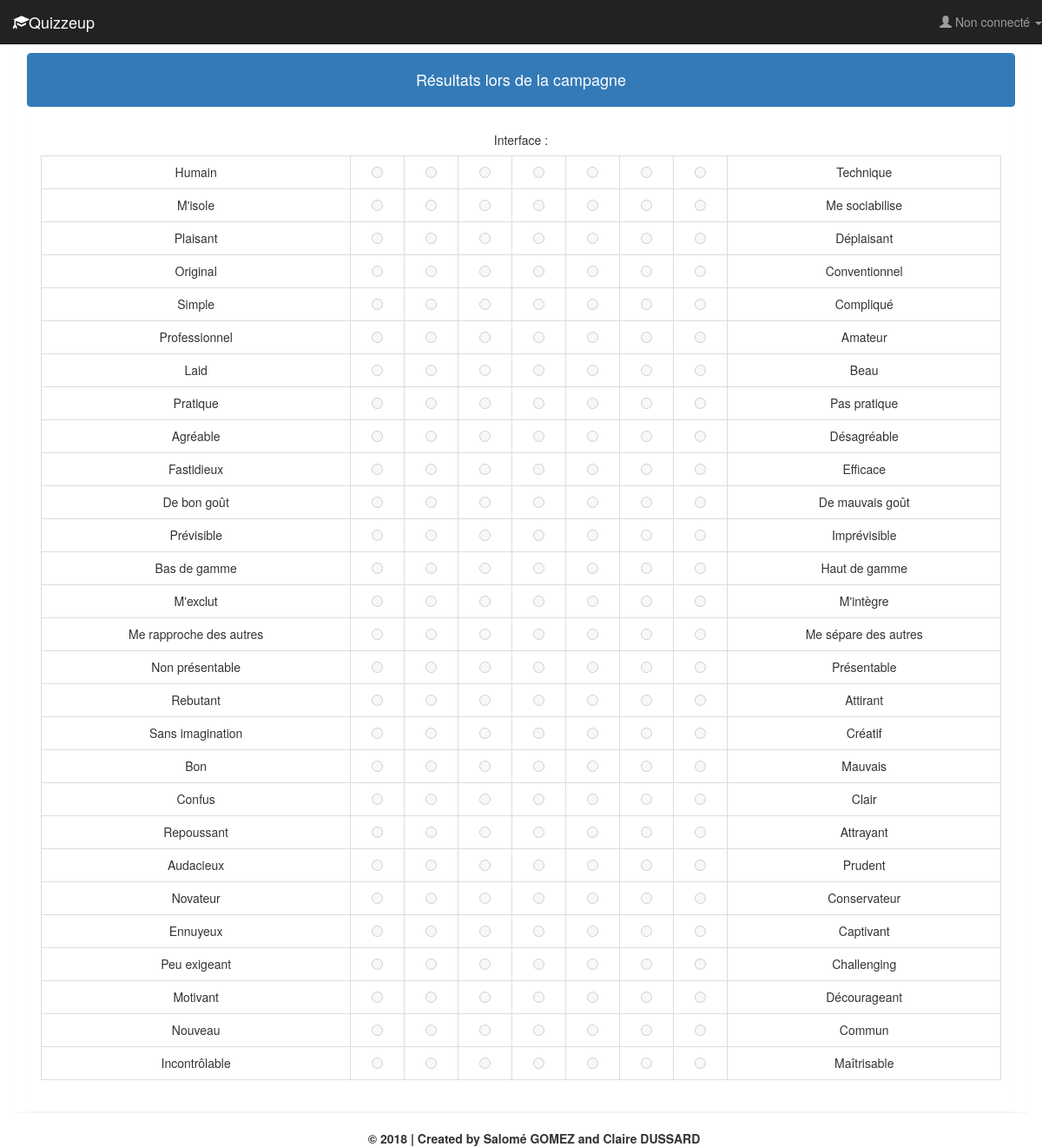
Screenshot of /resultatUtilisateur.php with the database file from the repository.
### tables this page shows
CREATE TABLE `question` (
  `id_question` int(11) UNSIGNED NOT NULL,
  `extr_g` varchar(30) NOT NULL,
  `extr_d` varchar(30) NOT NULL,
  `id_questionnaire` int(10) UNSIGNED NOT NULL,
  `type_question` varchar(3) NOT NULL,
  `ordre_passation` int(2) UNSIGNED NOT NULL,
  `sens_analyse` varchar(20) NOT NULL
);

### Includes/fonctions.php (called while the page is built, shortened)
<?php
function questionDejaRepondues($login, $id_campagne, $id_question){
    require("Includes\connect.php");
    if ($BDD) {
        $connexion2 = $BDD -> prepare("SELECT * FROM repondre WHERE login=:login AND id_campagne=:id_campagne AND id_question=:id_question" );
        $connexion2 -> bindParam(':login',$login);
        $connexion2 -> bindParam(':id_campagne',$id_campagne);
        $connexion2 -> bindParam(':id_question', $id_question);
        $connexion2 -> execute();
        $tuple2=$connexion2->fetch();
        if(isset($tuple2['id_question'])){
            return $tuple2['reponse'];
        }
        else {
            return -10;
        }
    }
}
?>

### resultatUtilisateur.php (the view, shortened to what this page needs)
<!doctype html>
<html>
    <head>
        <link href="lib/bootstrap/css/bootstrap.min.css" rel="stylesheet">
        <link href="css/style.css" rel="stylesheet">
    </head>
    <body>
        <?php include('Includes\Navigation.php');
        echo"<br>";
        echo"<br>";
        echo"<br>";
        ?>
        <div class="container">
        <div class="row">
            <div class="col-xs-12 col-md-12  text-center ">
                <div class="row">
                    <div class="col-xs-12 col-md-12  text-center panel panel-group">
                        <div class="panel  panel-primary">
                        <?php
                            require("Includes\connect.php");
                            include('Includes/fonctions.php');
                        ?>
                            <div class="panel-heading"><h4>Résultats lors de la campagne <?php echo $_POST['nom_exp']?> </h4></div>
                        </div>
                        <div class="panel panel-body">
                        <?php
                        if($_POST['type_campagne']=="comparative"){
                            $A="A";
                            $MaRequete="SELECT * FROM campagne, experience  WHERE campagne.id_exp=experience.id_exp AND experience.id_exp=:id_exp AND campagne.classe=:classe";
                            $connexion = $BDD -> prepare( $MaRequete );
                            $connexion -> bindParam(':id_exp',$_POST['id_exp']);
                            $connexion -> bindParam(':classe',$A);
                            $connexion -> execute();
                            $tuple1 = $connexion ->fetch();
                        }
                        else{
                            $MaRequete="SELECT * FROM campagne, experience  WHERE campagne.id_exp=experience.id_exp AND experience.id_exp=:id_exp AND campagne.id_campagne=:id_campagne";
                            $connexion = $BDD -> prepare( $MaRequete );
                            $connexion -> bindParam(':id_exp',$_POST['id_exp']);
                            $connexion -> bindParam(':id_campagne',$_POST['id_campagne']);
                            $connexion -> execute();
                            $tuple1 = $connexion ->fetch();
                        }
                        ?>
                            <h5 class="text-center">Interface : <?php echo $tuple1['nom_interface']?> </h4>
                            <?php
                                $MaRequete="SELECT * FROM question ORDER BY ordre_passation";
                                $connexion = $BDD -> query( $MaRequete );
                                $cmpt=0;
                            ?>
                            <form id="formulaire" method ="POST" action="resultatUtilisateur.php">
                            <table class="table table-bordered table-hover specialCollapse">
                            <?php
                            while (($tuple = $connexion ->fetch())&&($cmpt<29)){
                            $cmpt++;
                                ?>
                                <tr>
                                    <td class="text-center">
                                    <?php
                                        echo $tuple['extr_g'];
                                        echo "</td>";
                                        for ( $i=-3; $i<4; $i++){
                                            ?>
                                            <?php
                                            if ($tuple['sens_analyse']=="inverse"){
                                                if(questionDejaRepondues($_SESSION['login'], $tuple1['id_campagne'], $cmpt)==-$i){
                                                    ?>
                                                    <td>
                                                    <input type="radio" name="<?php echo $cmpt;?>" value="<?php echo -$i?>" checked="checked">
                                                    </td>
                                                <?php
                                                }
                                                else{
                                                    ?>
                                                    <td>
                                                    <input type="radio" name="<?php echo $cmpt;?>" value="<?php echo -$i?>"disabled>
                                                    </td>
                                                    <?php
                                                }
                                            }
                                                else{
                                                    if(questionDejaRepondues($_SESSION['login'], $tuple1['id_campagne'], $cmpt)==$i){
                                                        ?>
                                                        <td>
                                                        <input type="radio" name="<?php echo $cmpt;?>" value="<?php echo $i?>" checked="checked">
                                                        </td>
                                                    <?php
                                                    }
                                                    else{
                                                        ?>
                                                        <td>
                                                        <input type="radio" name="<?php echo $cmpt;?>" value="<?php echo $i?>"disabled>
                                                        </td>
                                                        <?php
                                                    }
                                                }
                                            }
                                            ?>
                                        ?><td class="text-center"><?php
                                        echo $tuple['extr_d'];
                                        echo "</td>";
                                    }
                                ?>
                                    </tr>
                                </table>
                        </div>
                    </div>
                </div>
    </body>
    </html>

### css/style.css (style rules this page uses)
td { border: 1px solid #000000; }
table { border-collapse: collapse; }
.footer { font-weight:bold; }

### rows the page displays
question: extr_g "Humain", extr_d "Technique"
question: extr_g "M'isole", extr_d "Me sociabilise"
question: extr_g "Plaisant", extr_d "Déplaisant"
question: extr_g "Original", extr_d "Conventionnel"
question: extr_g "Simple", extr_d "Compliqué"
question: extr_g "Professionnel", extr_d "Amateur"
question: extr_g "Laid", extr_d "Beau"
question: extr_g "Pratique", extr_d "Pas pratique"
question: extr_g "Agréable", extr_d "Désagréable"
question: extr_g "Fastidieux", extr_d "Efficace"
question: extr_g "De bon goût", extr_d "De mauvais goût"
question: extr_g "Prévisible", extr_d "Imprévisible"
question: extr_g "Bas de gamme", extr_d "Haut de gamme"
question: extr_g "M'exclut", extr_d "M'intègre"
question: extr_g "Me rapproche des autres", extr_d "Me sépare des autres"
question: extr_g "Non présentable", extr_d "Présentable"
question: extr_g "Rebutant", extr_d "Attirant"
question: extr_g "Sans imagination", extr_d "Créatif"
question: extr_g "Bon", extr_d "Mauvais"
question: extr_g "Confus", extr_d "Clair"
question: extr_g "Repoussant", extr_d "Attrayant"
question: extr_g "Audacieux", extr_d "Prudent"
question: extr_g "Novateur", extr_d "Conservateur"
question: extr_g "Ennuyeux", extr_d "Captivant"
question: extr_g "Peu exigeant", extr_d "Challenging"
question: extr_g "Motivant", extr_d "Décourageant"
question: extr_g "Nouveau", extr_d "Commun"
question: extr_g "Incontrôlable", extr_d "Maîtrisable"
